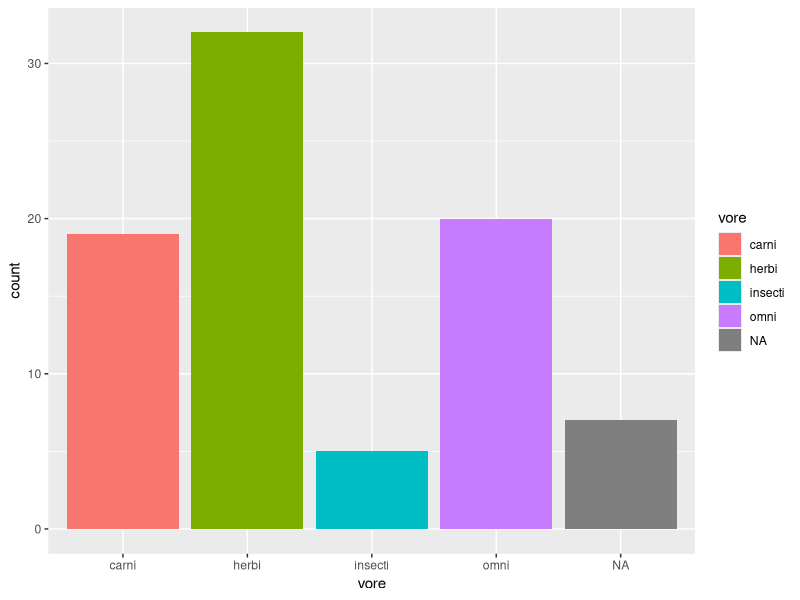
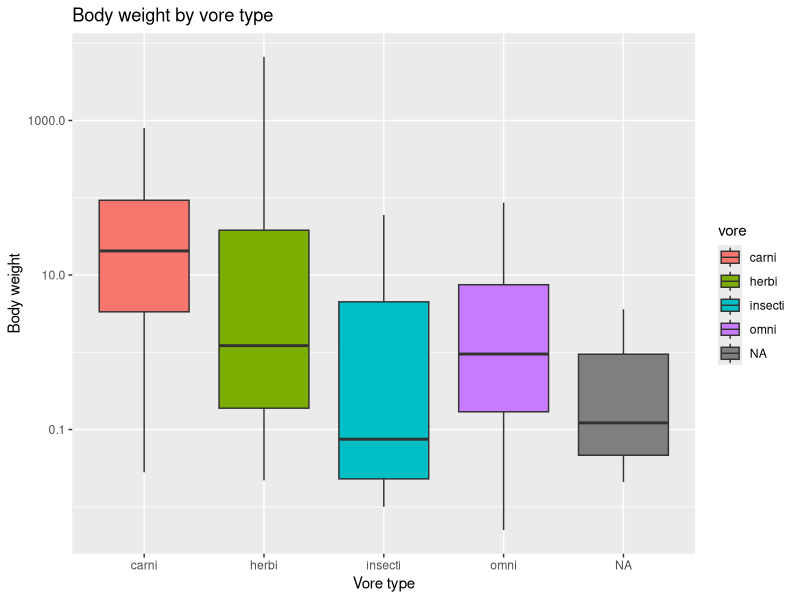
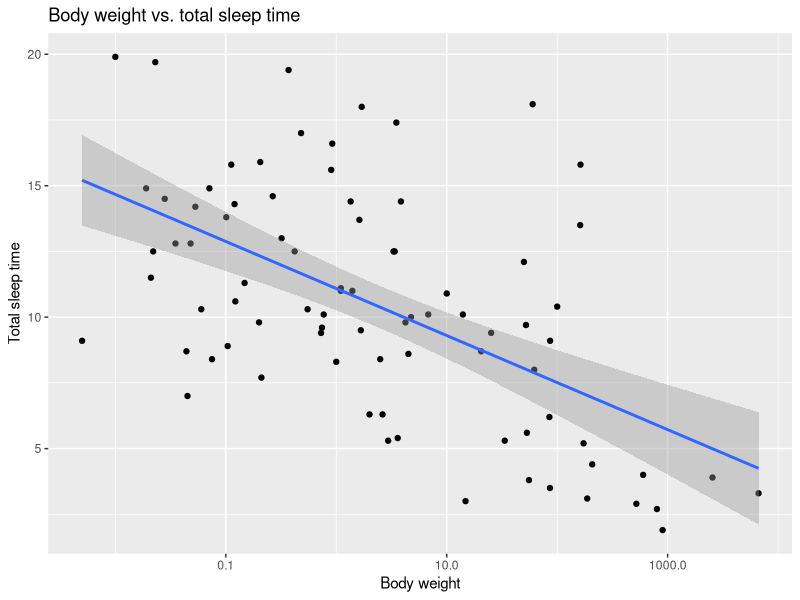
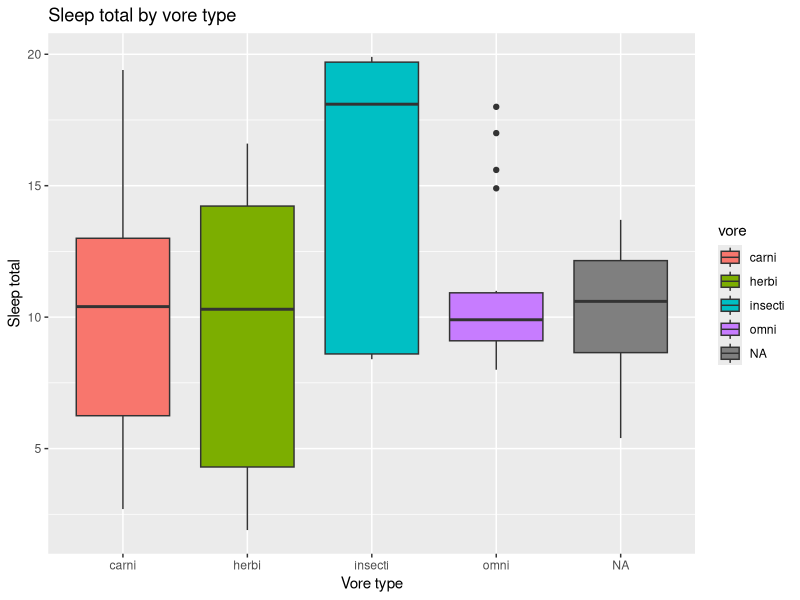
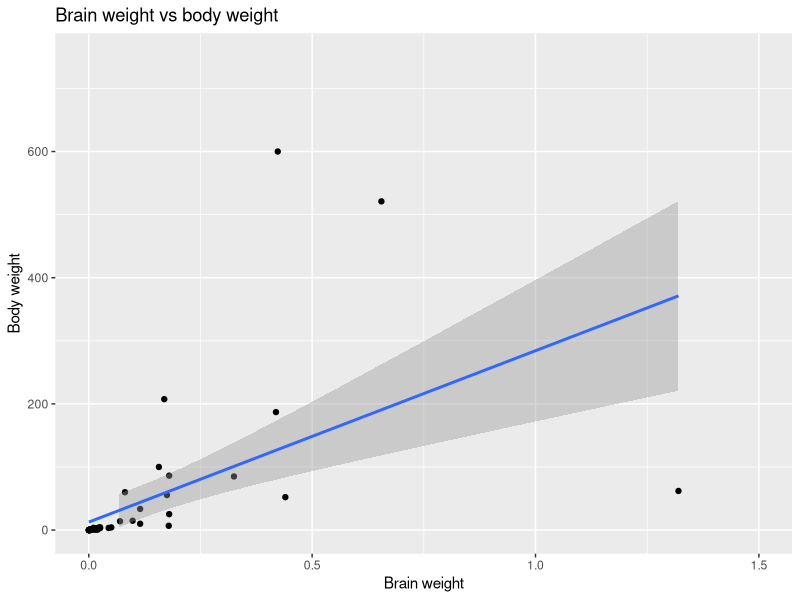
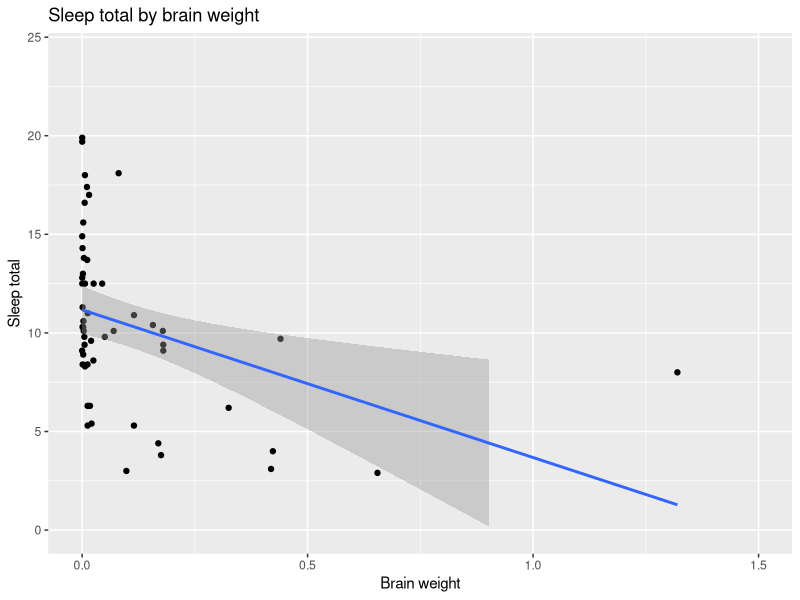

Recreate these plots in R, in order.
## ---- chunk 1
library("tidyverse")
options(scipen = 999) #disable scientific notation
## ---- chunk 2
glimpse(msleep)
## ---- chunk 3
msleep <- msleep
names(msleep)
?msleep
## ---- chunk 4
ggplot(data=msleep, mapping=aes(x=vore))+
  geom_bar(mapping=aes(fill=vore))
labs(title="Number of mammals in each vore type",x="Vore type",y="Count")
## ---- chunk 5
avg_sleep <- mean(msleep$sleep_total)
avg_sleep
## ---- chunk 6
summary(msleep$bodywt)
## ---- chunk 7
ggplot(data=msleep, mapping=aes(x=vore,y=bodywt))+
  geom_boxplot(mapping=aes(fill=vore))+
  labs(title="Body weight by vore type",x="Vore type",y="Body weight")+
  scale_y_log10()
## ---- chunk 8
ggplot(data=msleep, mapping=aes(x=bodywt,y=sleep_total))+
  geom_point(mapping=aes())+
  geom_smooth(method=lm, se=T)+
  labs(title="Body weight vs. total sleep time",x="Body weight",y="Total sleep time")+
  scale_x_log10()
## ---- chunk 9
ggplot(data=msleep, mapping=aes(x=vore,y=sleep_total))+
  geom_boxplot(mapping=aes(fill=vore))+
  labs(title="Sleep total by vore type",x="Vore type",y="Sleep total")
## ---- chunk 10
ggplot(data=msleep, mapping=aes(x=brainwt,y=bodywt))+
  geom_point()+
  geom_smooth(method=lm)+
  labs(title="Brain weight vs body weight",x="Brain weight",y="Body weight")+
  xlim(0, 1.5) + ylim(0, 750)
  scale_y_log10()
## ---- chunk 11
ggplot(data=msleep, mapping=aes(x=brainwt,y=sleep_total))+
  geom_point()+
  geom_smooth(method=lm)+
  labs(title="Sleep total by brain weight",x="Brain weight",y="Sleep total")+
    xlim(0, 1.5) + ylim(0, 24)

